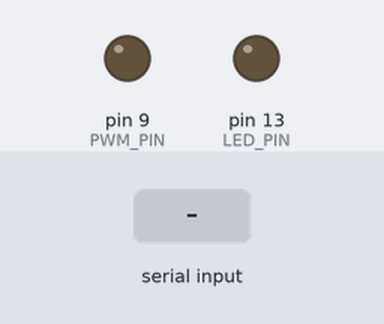
Recording of a sketch running on a simulated Arduino Nano, built with avr-gcc and run on an emulated ATmega328P. Shown: output pins drawn as LEDs (lit = HIGH). The test bench sets the inputs (shaded band). What the sketch prints to the serial monitor is not drawn.

Above: at 1.2 s.
1.3 s: "R90\n" received over Serial
At 5.7 s:
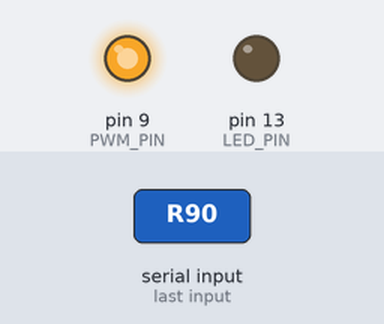
7.3 s: "X,45\n" received over Serial
At 10.1 s:
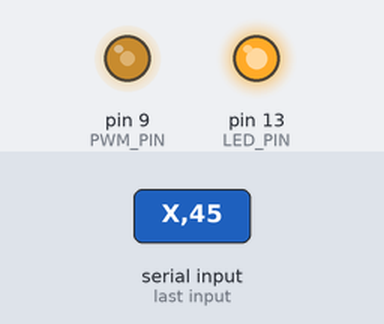
10.3 s: byte 88 ('X') received over Serial
At 10.7 s:
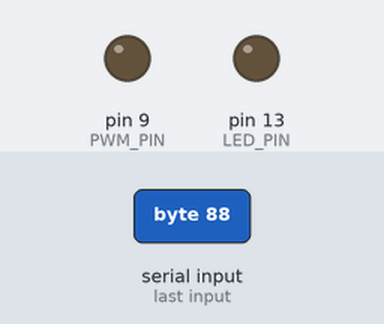
11.8 s: byte 43 ('+') received over Serial
At 13.0 s:
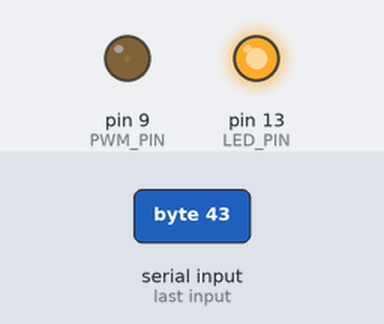
13.3 s: byte 82 ('R') received over Serial
19.3 s: "+\n" received over Serial
At 20.26 s:
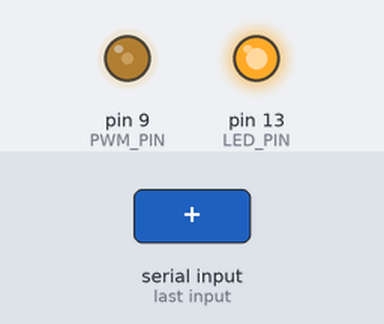
Timing chart, 0 to 23.2 s (numbered marks = the images above; inputs shaded):
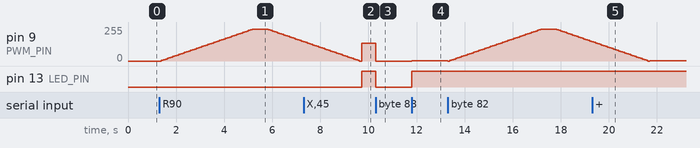

Measured:
- after the input at 1.3 s, pin 9 (PWM_PIN): rises from 0/255 to 240/255 in 3.8 s, then falls to 145/255 in 2.1 s
- after the input at 7.3 s, pin 13 (LED_PIN): LOW → HIGH after 2.4 s
- after the input at 10.3 s, pin 9 (PWM_PIN): 133/255 → 0/255 at once; pin 13 (LED_PIN): HIGH → LOW at once
- after the input at 11.8 s, pin 9 (PWM_PIN): 0/255 → 2/255 at once; pin 13 (LED_PIN): LOW → HIGH at once
- after the input at 19.3 s, pin 13 (LED_PIN): stays HIGH (without the input it goes to LOW after 2.4 s)

The sketch:

coil_test.ino
```cpp
// ════════════════════════════════════════════════════════════════════════════
//  coil_test.ino  —  Electromagnet / MOSFET Standalone Test
//  Target : Arduino Nano (ATmega328P @ 16 MHz)
//
//  Wiring (same as main project):
//    D9 -> 150Ohm -> MOSFET Gate  (+ 10kOhm pull-down Gate-to-GND)
//    Coil across MOSFET Drain/Source with flyback diode installed
//    12V supply to coil (DO NOT run without flyback diode)
//
//  Serial commands (115200 baud):
//    0..9    -> set duty 0%, 11%, 22% ... 100%  (quick steps)
//    +       -> increase duty by 5
//    -       -> decrease duty by 5
//    S<val>  -> set exact duty 0-480  e.g. "S240"
//    R       -> ramp up slowly then back down (auto demo)
//    X       -> emergency stop (duty = 0)
//
//  SAFETY:
//    - Flyback diode MUST be installed before applying 12V
//    - Do not run at full duty (480) for more than a few seconds
//    - If coil gets too hot to touch -> send X immediately
// ════════════════════════════════════════════════════════════════════════════

#include <avr/io.h>

#define PWM_PIN       9
#define LED_PIN      13
#define PWM_MAX      511    // ICR1 top (9-bit, 31 kHz)
#define PWM_SOFT_LIMIT 480  // ~94% max — never go higher
#define SERIAL_BAUD  115200UL

// ─────────────────────────────────────────────────────────────────────────────

uint16_t g_duty = 0;

// Timer1 31 kHz PWM setup (same as main firmware)
void pwmBegin() {
  pinMode(PWM_PIN, OUTPUT);
  digitalWrite(PWM_PIN, LOW);
  TCCR1A = _BV(COM1A1) | _BV(WGM11);
  TCCR1B = _BV(WGM13)  | _BV(WGM12) | _BV(CS10);
  ICR1   = (uint16_t)PWM_MAX;
  OCR1A  = 0;
}

void pwmSet(uint16_t duty) {
  if (duty > PWM_SOFT_LIMIT) duty = PWM_SOFT_LIMIT;
  g_duty = duty;
  OCR1A  = duty;
}

void pwmStop() {
  g_duty = 0;
  OCR1A  = 0;
}

void printStatus() {
  uint8_t pct = (uint8_t)((uint32_t)g_duty * 100UL / PWM_SOFT_LIMIT);
  Serial.print(F("Duty: "));
  Serial.print(g_duty);
  Serial.print(F(" / 480  ("));
  Serial.print(pct);
  Serial.print(F("%)  "));

  // Mini bar
  Serial.print('[');
  uint8_t bars = pct / 5;   // 20 chars wide
  for (uint8_t i = 0; i < 20; i++) Serial.print(i < bars ? '=' : ' ');
  Serial.println(']');
}

void doRamp() {
  Serial.println(F("# Ramping UP..."));
  for (uint16_t d = 0; d <= PWM_SOFT_LIMIT; d += 10) {
    pwmSet(d);
    printStatus();
    delay(80);
  }
  delay(500);
  Serial.println(F("# Ramping DOWN..."));
  for (int16_t d = PWM_SOFT_LIMIT; d >= 0; d -= 10) {
    pwmSet((uint16_t)d);
    printStatus();
    delay(80);
  }
  pwmStop();
  Serial.println(F("# Ramp done."));
}

// ─────────────────────────────────────────────────────────────────────────────

void setup() {
  Serial.begin(SERIAL_BAUD);
  pwmBegin();
  pinMode(LED_PIN, OUTPUT);

  Serial.println(F("# ────────────────────────────────────────────────"));
  Serial.println(F("# Electromagnet / MOSFET Test"));
  Serial.println(F("# ENSURE flyback diode is installed before 12V!"));
  Serial.println(F("# ────────────────────────────────────────────────"));
  Serial.println(F("# Commands:"));
  Serial.println(F("#   0-9  -> duty preset (0%, 11%, ..., 100%)"));
  Serial.println(F("#   +/-  -> duty +5 / -5"));
  Serial.println(F("#   S<n> -> set exact duty 0-480  e.g. S240"));
  Serial.println(F("#   R    -> slow ramp up/down demo"));
  Serial.println(F("#   X    -> EMERGENCY STOP (duty=0)"));
  Serial.println(F("# ────────────────────────────────────────────────"));
  Serial.println(F("# Duty: 0 / 480  (0%)  [                    ]"));
}

static char   cmdBuf[12];
static uint8_t cmdIdx = 0;

void loop() {
  // LED mirrors coil: ON when duty > 0
  digitalWrite(LED_PIN, g_duty > 0 ? HIGH : LOW);

  while (Serial.available() > 0) {
    char c = (char)Serial.read();

    // Single-char instant commands
    if (c == '+') {
      uint16_t nd = g_duty + 5;
      if (nd > PWM_SOFT_LIMIT) nd = PWM_SOFT_LIMIT;
      pwmSet(nd); printStatus(); continue;
    }
    if (c == '-') {
      int16_t nd = (int16_t)g_duty - 5;
      if (nd < 0) nd = 0;
      pwmSet((uint16_t)nd); printStatus(); continue;
    }
    if (c >= '0' && c <= '9') {
      uint16_t nd = (uint16_t)((c - '0') * PWM_SOFT_LIMIT / 9);
      pwmSet(nd); printStatus(); continue;
    }
    if (c == 'X' || c == 'x') {
      pwmStop();
      Serial.println(F("# EMERGENCY STOP — duty = 0"));
      printStatus(); continue;
    }
    if (c == 'R' || c == 'r') {
      doRamp(); continue;
    }

    // Buffered command (S<val>)
    if (c == '\n' || c == '\r') {
      if (cmdIdx > 0) {
        cmdBuf[cmdIdx] = '\0';
        if (cmdBuf[0] == 'S' || cmdBuf[0] == 's') {
          uint16_t val = (uint16_t)atoi(cmdBuf + 1);
          pwmSet(val);
          printStatus();
        }
        cmdIdx = 0;
      }
    } else {
      if (cmdIdx < sizeof(cmdBuf) - 1) cmdBuf[cmdIdx++] = c;
    }
  }
}
```
